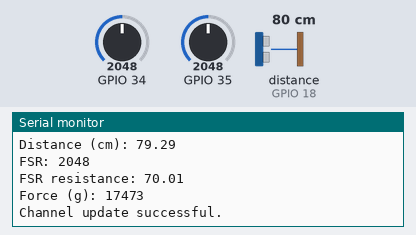
Recording of a sketch running on a simulated ESP32. Shown: the last lines printed to the serial monitor. Wiring (inferred from the names in the program): ultrasonic range finder: trigger GPIO 5; echo GPIO 18. Inputs (shaded band) come from the test bench; at power-on: GPIO 35 = 2048, distance to the obstacle (sensor on GPIO 18) 80 cm, GPIO 34 = 2048 (analog values on the 0–4095 scale). The echo pulse lasts 58.3 µs per cm; WiFi joins after 1.5 s; servers stay silent unless stated.

Above: at 2.7 s.
2.8 s: GPIO 35 set to 2790
At 12.02 s:
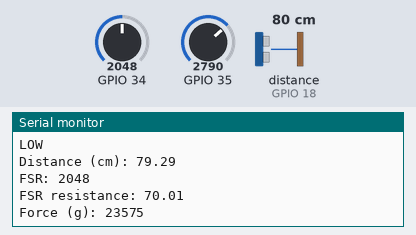
13.3 s: distance to the obstacle (sensor on GPIO 18) set to 2 cm
At 13.8 s:
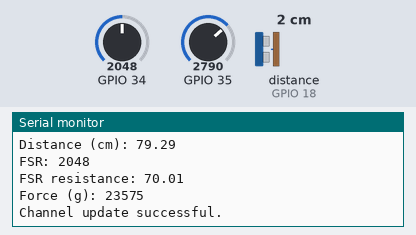
21.0 s: GPIO 34 set to 2790
At 23.8 s:
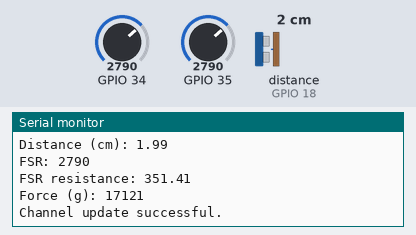
28.7 s: distance to the obstacle (sensor on GPIO 18) set to 4 cm
At 34.2 s:
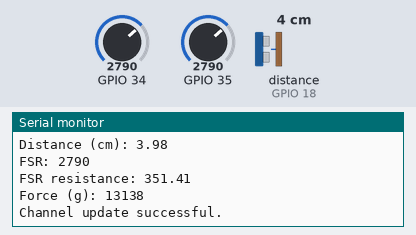
36.4 s: GPIO 34 set to 2866
At 43.8 s:
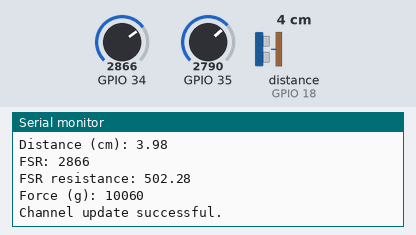
44.1 s: GPIO 35 set to 2866
Timing chart, 0 to 47.1 s (numbered marks = the images above; inputs shaded):
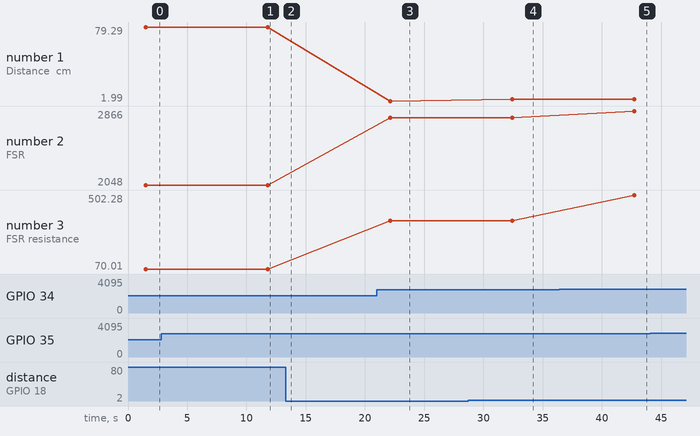

The sketch:

SmartTrashCan.ino
```cpp
#include <WiFi.h>        // For connecting ESP32 to WiFi
#include <ArduinoOTA.h>  // For enabling over-the-air updates
#include "ThingSpeak.h" // always include thingspeak header file after other header files and custom macros
#include <Wire.h>

const char* ssid = "Will iPhone";  // Change to your WiFi Network name
const char* password = "Baskin65";  // Change to your password

WiFiClient  client;

int pinState = 1;

unsigned long myChannelNumber = 2770368;
const char * myWriteAPIKey = "G0YX75GM0QGJNPGN";

const int trigPin = 5;
const int echoPin = 18;

//define sound speed in cm/uS
#define SOUND_SPEED 0.034

long duration;

// Initialize our values
int test = 0;
String myStatus = "Working";

double pr3 = 66.4;


void setup() {
  analogReadResolution(12);

  Serial.begin(115200);
  WiFi.begin(ssid, password);  // Connect to WiFi - defaults to WiFi Station mode

  pinMode(trigPin, OUTPUT);
  pinMode(echoPin, INPUT);

  pinMode(35, INPUT);

  // Ensure WiFi is connected
  while (WiFi.status() != WL_CONNECTED) {
    delay(500);
    Serial.println("Not connected");
  }

  ArduinoOTA.begin();  // Starts OTA
  ThingSpeak.begin(client);  // Initialize ThingSpeak
}

//Kalman variables
double q = 0.1;   // Process noise
double r = 1.0;   // Measurement noise
double x = 0.0;   // Starting estimate
double p = 1.0;   // Starting error estimate
double k = 0.0;   // Gain, set to 0 to start with

double kalman(double measurement){
    //Kalman filter application

    // Updated prediction
    p = p + q;

    // Measurement update
    k = p / (p + r);
    x = x + k * (measurement - x);
    p = (1 - k) * p;

    return x;
}

void loop() {
  int hallRead = analogRead(35);
  Serial.println(hallRead);

  if (hallRead >= 3100 || hallRead <= 2200) {
    // CLOSE
    pinState = 0;
  }


  if (hallRead >= 2750 && hallRead <= 2950) {
    // FAR AWAY
    pinState = 1;
  }

  // Hall sensor outputs
  if (pinState == 0) {
    Serial.printf("HIGH\n");
  }
  else if (pinState == 1) {
    Serial.printf("LOW\n");
  }
  else {
    Serial.printf("something went wrong\n");
  }


  // Clears the trigPin
  digitalWrite(trigPin, LOW);
  delayMicroseconds(2);
  // Sets the trigPin on HIGH state for 10 micro seconds
  digitalWrite(trigPin, HIGH);
  delayMicroseconds(10);
  digitalWrite(trigPin, LOW);

  // Reads the echoPin, returns the sound wave travel time in microseconds
  duration = pulseIn(echoPin, HIGH);

  // Calculate the distance
  float usdistance = duration * SOUND_SPEED/2;
  Serial.printf("Distance (cm): ");
  Serial.println(usdistance);


  int fsrRead = analogRead(34);
  Serial.printf("FSR: ");
  Serial.println(fsrRead);

  double vfsrp = (fsrRead + 160.0)/1245.0;
  double fsrRp = -(62.0*vfsrp)/(vfsrp-5.0); //Transfer function to get resistance of FSR and linearizing resistor in parallel
  double fsrR = -(pr3 * fsrRp)/(fsrRp - pr3); //Finds resistance of FSR alone
  Serial.printf("FSR resistance: ");
  Serial.println(fsrR);

  double scaledExponent = 500.0 / 371.0; // Reduced exponent
  int force = (2.159 * pow(10.0,9)) / (211.0 * pow(fsrR, scaledExponent));

  force = kalman(force);

  if (force < 600){
    force = 0;
  }

  Serial.print("Force (g): ");
  Serial.println(force);


  ArduinoOTA.handle();  // Handles a code update request
  // All loop you're code goes here.
  while (WiFi.status() != WL_CONNECTED) {
    delay(500);
    Serial.println("Not working");
  }

  int capacity = 100 - (usdistance/18)*100;

  // set the fields with the values
  ThingSpeak.setField(1, pinState);
  ThingSpeak.setField(2, capacity);
  ThingSpeak.setField(3, force);

  // set the status
  ThingSpeak.setStatus(myStatus);

  // write to the ThingSpeak channel
  int x = ThingSpeak.writeFields(myChannelNumber, myWriteAPIKey);
  if(x == 200){
    Serial.println("Channel update successful.");
  }
  else{
    Serial.println("Problem updating channel. HTTP error code " + String(x));
  }

  delay(10000); // Wait 10 seconds to update the channel again
}
```

Measured:
- after the input at 2.8 s, the serial monitor: prints a new line after 9.0 s (image 1)
- after the input at 21.0 s, the serial monitor: prints a new line after 1.1 s (image 3)
- after the input at 28.7 s, the serial monitor: prints a new line after 3.7 s (image 4)
- after the input at 36.4 s, the serial monitor: prints a new line after 6.3 s (image 5)
- plotted number 1: 1.99 → 3.98 after the input at 28.7 s
- plotted number 2: 2790 → 2866 after the input at 36.4 s
- plotted number 3: 70.01 → 351.41 after the input at 21.0 s, 351.41 → 502.28 after the input at 36.4 s
